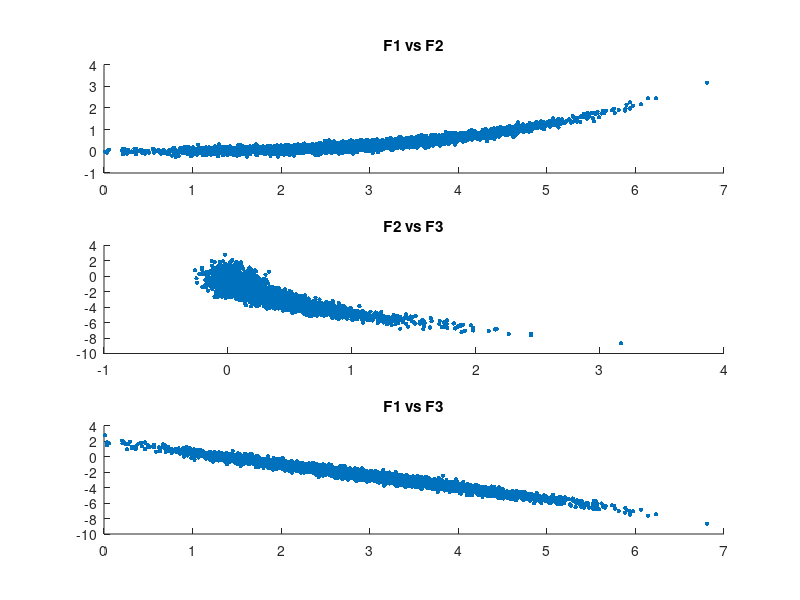
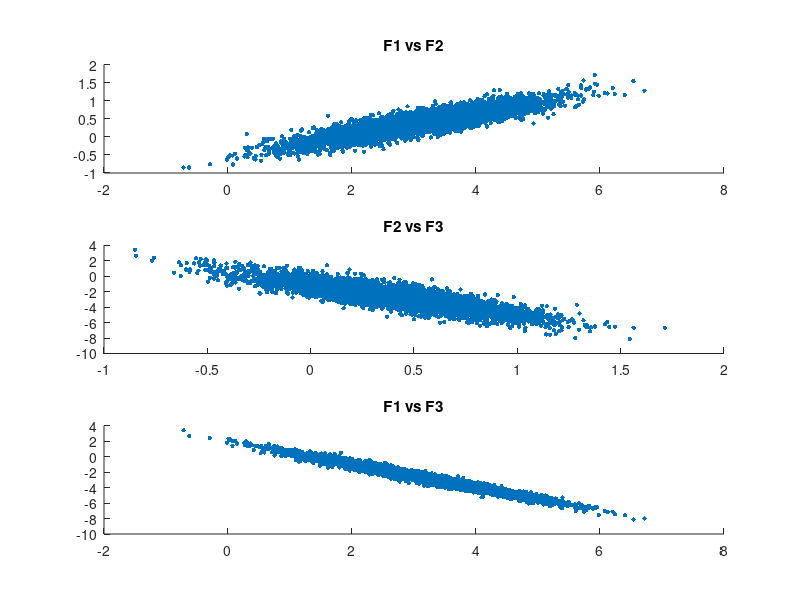

Write the MATLAB code that produced these figures, in order.
clear; clc;
addpath(genpath(pwd));
data = load('hw1p4_data.mat');
data = data.x;

%(1) Generating scatter plots for each pair of features
figure('Name', 'Scatter for pair of features', 'Position', [100 200 800 800]);
subplot(3,1,1);
scatter(data(:,1), data(:,2), 10, 'filled');
title('F1 vs F2');

subplot(3,1,2);
scatter(data(:,2), data(:,3), 10, 'filled');
title('F2 vs F3');

subplot(3,1,3);
scatter(data(:,1), data(:,3), 10, 'filled');
title('F1 vs F3');

%(2) Mean vector and covariance matrix
mean_vector = mean(data);
cov_matrix = cov(data);
disp('Mean vector:');
disp(mean_vector);
disp('Covariance matrix:');
disp(cov_matrix);

%(3) Gaussian dataset generated from the mean vector and covariance matrix
set = mvnrnd(mean_vector, cov_matrix, 4996);

%(4) Generating scatter plots for each pair of features on the gaussian
%dataset
figure('Name', 'Scatter for pair of features on the Gaussian dataset', 'Position', [900 200 800 800]);
subplot(3,1,1);
scatter(set(:,1), set(:,2), 10, 'filled');
title('F1 vs F2');

subplot(3,1,2);
scatter(set(:,2), set(:,3), 10, 'filled');
title('F2 vs F3');

subplot(3,1,3);
scatter(set(:,1), set(:,3), 10, 'filled');
title('F1 vs F3');